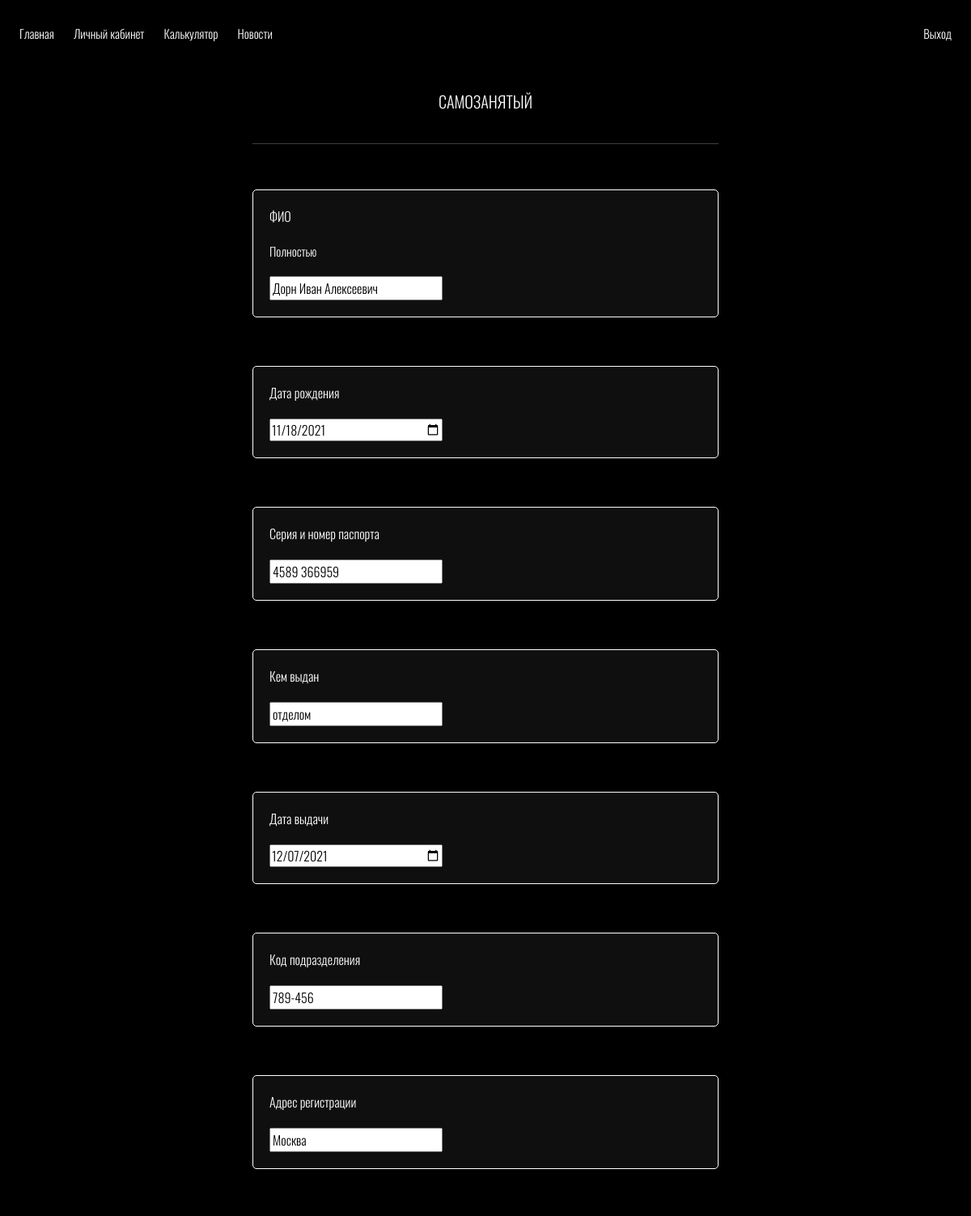
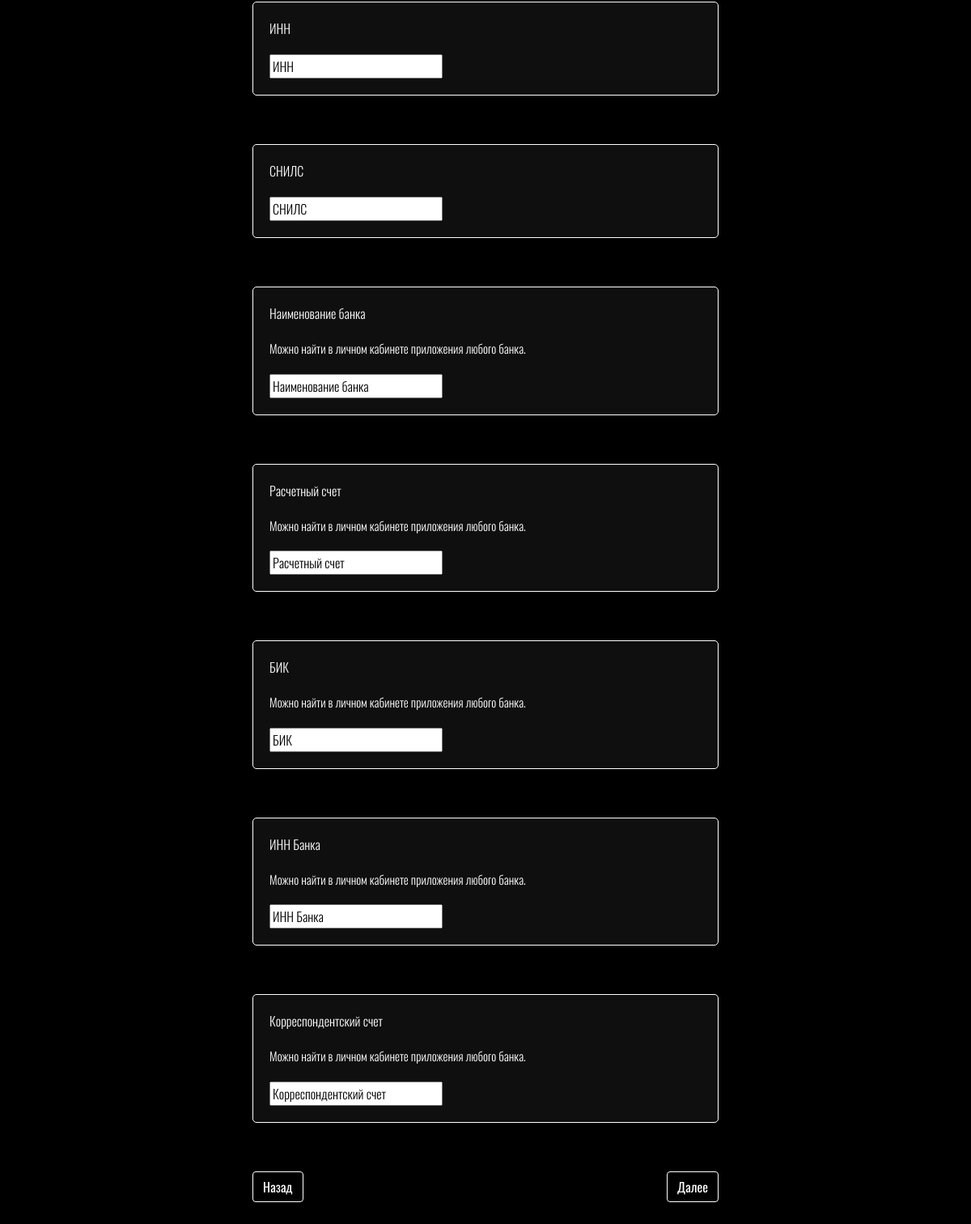
The app's page /documents/orginfo/ (signed in) with its own data (2 pictures, top to bottom).
### documents/models.py (models this page shows)
class OrgInfoSam(models.Model):
    fio = models.CharField(max_length=100, verbose_name='ФИО')
    birthday = models.DateField(verbose_name='Дата рождения')
    series_num = models.CharField(max_length=100, verbose_name='Серия и номер паспорта')
    who_issued = models.CharField(max_length=500, verbose_name='Кем выдан')
    when_issued = models.DateField(verbose_name='Дата выдачи')
    code_pod = models.CharField(max_length=100, verbose_name='Код подразделения')
    reg = models.CharField(max_length=2024, verbose_name='Адрес регистрации')
    inn = models.CharField(max_length=100, verbose_name='ИНН', blank=True, null=True)
    snils = models.CharField(max_length=100, verbose_name='СНИЛС', blank=True, null=True)
    bank = models.CharField(max_length=50, verbose_name='Наименование банка')
    r_s = models.CharField(max_length=100, verbose_name='Расчетный счет')
    bik = models.CharField(max_length=100, verbose_name='БИК')
    inn_bank = models.CharField(max_length=100, verbose_name='ИНН Банка')
    k_s = models.CharField(max_length=100, verbose_name='Корреспондентский счет')
    user = models.ForeignKey(User, on_delete=models.CASCADE, null=True)

### documents/views.py (the view, shortened to what this page needs)
# urls.py: path('orginfo/', OrgInfoView.as_view(), name='orginfo'),
class OrgInfoView(LoginRequiredMixin, FormView):
    template_name = 'documents/orginfo.html'
    def get_form_class(self):
        user = User.objects.get(username = self.request.user)
        you_are = MainInfoDocs.objects.filter(user_id = user.id)[0].you_are
        if you_are == 'IPRF':
            self.form_title = 'ИП РФ'
            return OrgInfoIprfForm
        elif you_are == 'IPIN':
            self.form_title = 'Иностранная организация или ИП'
            return OrgInfoIpinForm
        elif you_are == 'SAM':
            self.form_title = 'Самозанятый'
            return OrgInfoSamForm
        else:
            self.form_title = 'ООО'
            return OrgInfoOooForm
    def get_model(self):
        user = User.objects.get(username = self.request.user)
        you_are = MainInfoDocs.objects.filter(user_id = user.id)[0].you_are
        if you_are == 'IPRF':
            return OrgInfoIprf
        elif you_are == 'IPIN':
            return OrgInfoIpin
        elif you_are == 'SAM':
            return OrgInfoSam
        else:
            return OrgInfoOoo
    def get(self, request, *args, **kwargs):
        user = User.objects.get(username = request.user)
        context = {}
        objects = self.get_model().objects.filter(user_id = user.id)
        if objects:
            objects_dict = model_to_dict(*objects)
            form = self.get_form_class()(initial = objects_dict)
        context['form'] = form
        context['form_title'] = self.form_title
        return render(request, self.template_name, context)

### documents/forms.py
class OrgInfoSamForm(ModelForm):
    class Meta:
        model = OrgInfoSam
        fields = '__all__'
        widgets = {
            'birthday': Input(attrs={'type': 'date'}),
            'when_issued': Input(attrs={'type': 'date'}),
            'user': HiddenInput,
        }
        help_texts = {
            'fio': 'Полностью',
            'bank': 'Можно найти в личном кабинете приложения любого банка.',
            'r_s': 'Можно найти в личном кабинете приложения любого банка.',
            'bik': 'Можно найти в личном кабинете приложения любого банка.',
            'inn_bank': 'Можно найти в личном кабинете приложения любого банка.',
            'k_s': 'Можно найти в личном кабинете приложения любого банка.',
        }

### documents/templates/documents/orginfo.html
{% extends 'base.html' %}
{% load static %}
{% block header %}
{% include '_nav.html' %}
{% endblock %}
{% block body %}
{% include 'vertical_form.html' %}
{% endblock %}

### templates/inc/vertical_form.html (shortened to what this page needs)
{% load static %}
<div class="container-xxl !direction !spacing">
    <div class="row ${1| ,row-cols-2,row-cols-3, auto,justify-content-md-center,|}">
        <div class="col-md-6 col-sm-8 col-10 release-header">
            <h5>{{ form_title }}</h5><hr>
        </div>
    </div>
    <form method="POST" action="" novalidate enctype="multipart/form-data">
        <div class="row ${1| ,row-cols-2,row-cols-3, auto,justify-content-md-center,|}">
            <div class="col-md-6 col-sm-8 col-10 release-form">
                {% for item in form.visible_fields %}
                    <div>
                        <p>{{ item.label }}</p>
                        {% autoescape off %}
                        <p style="font-size: 15px;">{{ item.help_text }}</p>
                        {% endautoescape %}
                        <p>{{ item }}</p>
                    </div>
                {% endfor %}
            </div>
        </div>
        <div class="row ${1| ,row-cols-2,row-cols-3, auto,justify-content-md-center,|}">
            <div class="col-md-6 col-sm-8 col-10 release-button">
                <button class="btn button" type="button" onclick="history.back();">Назад</button>
                <button class="btn button" type="submit">Далее</button>
            </div>
        </div>
    </form>
</div>

### templates/static/css/main.css (style rules this page uses)
body { background-color: black; position: relative; }
.release-header { margin: auto; font-family: var(--oswald_light); color: white; }
.release-header h5 { text-align: center; text-transform: uppercase; margin-bottom: 40px; }
.release-form { margin: auto; margin-top: 40px; }
.release-form > div { border: solid 1px white; border-radius: 5px; background-color: #0f0f0f; margin-bottom: 60px; font-family: var(--oswald_light); color: white; }
.release-form input { width: 40%; }
.release-form p { margin: 20px 20px 20px 20px; }
.release-button { display: flex; margin: auto; margin-bottom: 40px; justify-content: space-between; }
.button { border: 1px solid; background: none; font-family: var(--oswald_regular); color: white; }

### records on screen
OrgInfoSam: visible_fields "Дорн Иван Алексеевич" "11/18/2021" "4589 366959" "отделом" "12/07/2021" "789-456" "Москва" "ИНН" "СНИЛС" "Наименование банка" "Расчетный счет" "БИК" "ИНН Банка" "Корреспондентский счет"

### other values on screen
{{ item.label }} "ФИО" "Дата рождения" "Серия и номер паспорта" "Кем выдан" "Дата выдачи" "Код подразделения" "Адрес регистрации" "ИНН" "СНИЛС" "Наименование банка" "Расчетный счет" "БИК" "ИНН Банка" "Корреспондентский счет"
{{ item.help_text }} "Полностью" "Можно найти в личном кабинете приложения любого банка." "Можно найти в личном кабинете приложения любого банка." "Можно найти в личном кабинете приложения любого банка." "Можно найти в личном кабинете приложения любого банка." "Можно найти в личном кабинете приложения любого банка."
